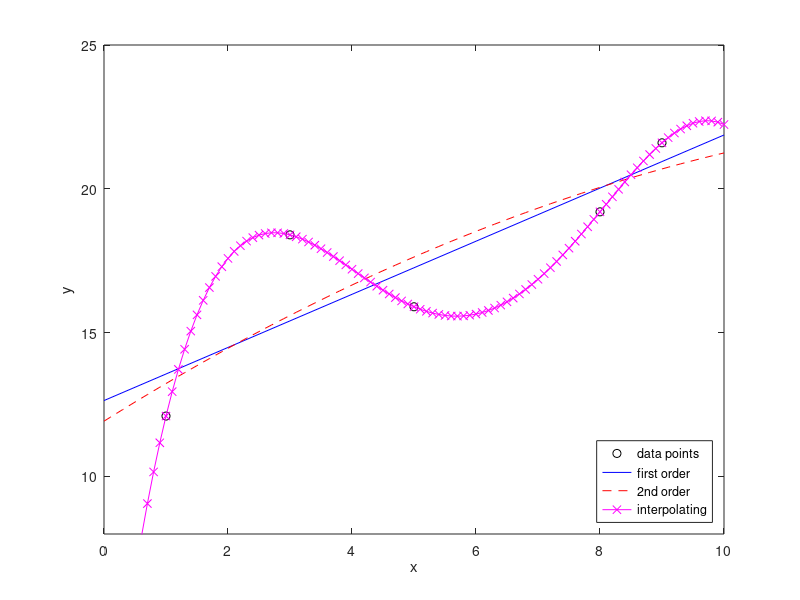

Write the MATLAB code that produced this figure.
clc
clear all
close all

%The vectors containg the x and y cordinates of the points
x = [3;8;1;5;9];
y = [18.4;19.2;12.1;15.9;21.6];

figure(1)
plot(x,y,'ko')
axis([0 10 8 25])
xlabel('x')
ylabel('y')

%this is for a first order polynomial
n = length(x);
a1 = (n*sum(x.*y) - sum(x)*sum(y)) /(n*sum(x.*x)-sum(x)^2);
a0 = mean(y) - a1*mean(x);
xline = 0:10;
yline = a0 + a1*xline;
hold on %keeps data
plot(xline, yline, 'b-')
SR = sum((y - (a0+a1*x)).^2); % have to add a dot since the qunatity is a vector

ST = sum( (y-(mean(y))).^2);

r2value = (ST-SR) / ST %The r^2 value for the first oder polynomial

%This is for a second order polynomial

A = [n sum(x) sum(x.^2);
    sum(x) sum(x.^2) sum(x.^3)
    sum(x.^2) sum(x.^3) sum(x.^4)];
b = [sum(y); sum(x.*y); sum(x.^2.*y)];

a = A^-1 * b;

xline2 = 0:0.1:10;%0.1. is the stepper
yline2 = a(1) + a(2)*xline2 + a(3)*xline2.^2;
hold on %keeps data

plot(xline2, yline2, 'r--')

SRDEG2 = sum((y - (a(1) + a(2)*x + a(3)*x.^2)).^2); 
r2valueDEG2 = (ST-SRDEG2) / ST %r^2 value for a quadratic regression polynomial. 

%We will now find the interpolating polynomial

C =[1 x(1) x(1)^2 x(1)^3 x(1)^4; 
    1 x(2) x(2)^2 x(2)^3 x(2)^4;
    1 x(3) x(3)^2 x(3)^3 x(3)^4; 
    1 x(4) x(4)^2 x(4)^3 x(4)^4;
    1 x(5) x(5)^2 x(5)^3 x(5)^4;];

c = (C^-1) * y

xpoly = 0:0.1:10;
ypoly = c(1)+c(2)*xpoly + c(3) *xpoly.^2 + c(4)*xpoly.^3 + c(5)*xpoly.^4;

hold on

plot(xpoly,ypoly,'m x-')
legend({'data points','first order', '2nd order', 'interpolating'}, 'location', 'southeast') 


